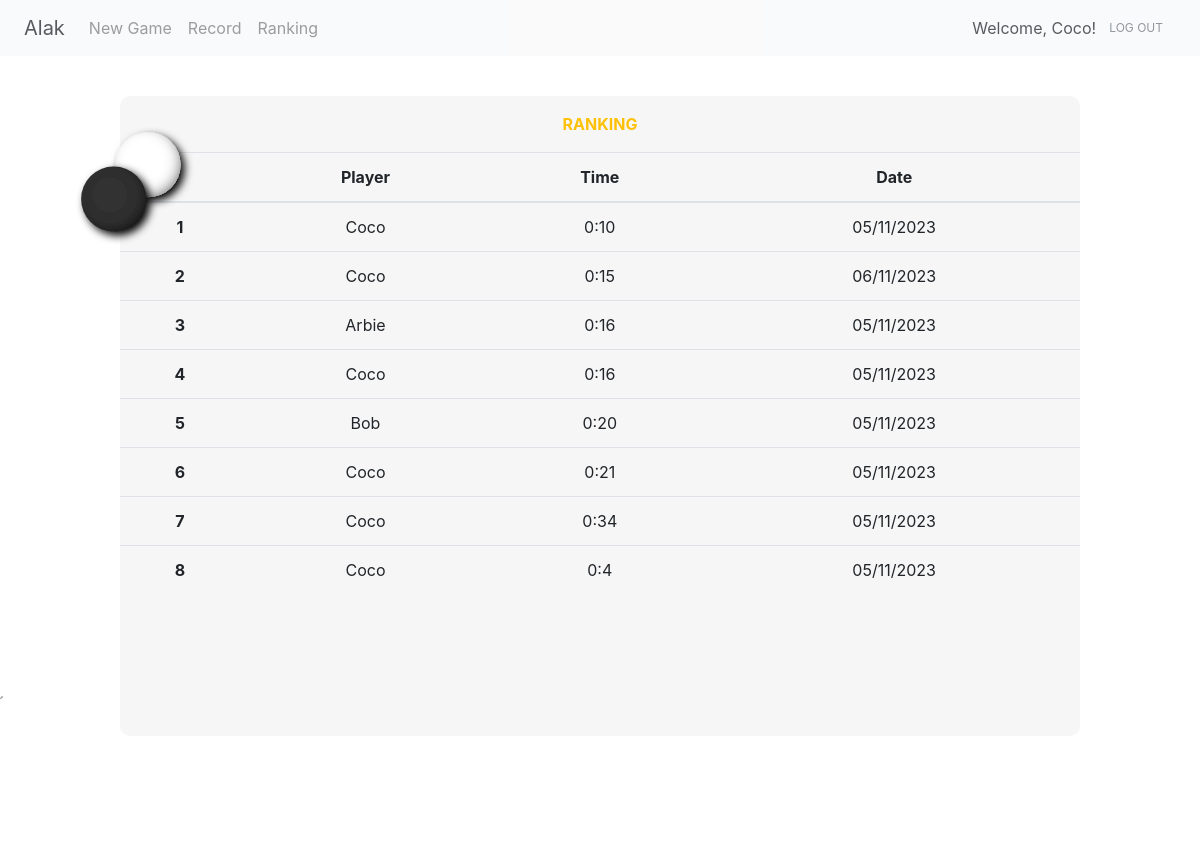
Page /ranking (signed in) on the committed database.
### project/models.py (models this page shows)
class User(UserMixin, db.Model):
    id = db.Column(db.Integer, primary_key=True) # primary keys are required by SQLAlchemy
    email = db.Column(db.String(100), unique=True)
    password = db.Column(db.String(100))
    name = db.Column(db.String(1000))

class Record(db.Model):
    __tablename__ = 'record'
    id = db.Column(db.Integer(), primary_key=True)
    user_id = db.Column(db.String(50))
    user_name = db.Column(db.String(50))
    time = db.Column(db.String(50))
    result = db.Column(db.String(50))
    date = db.Column(db.String(50))

### project/main.py (the view)
@main.route('/ranking')
def ranking():
    try:
        displayed_name = current_user.name
    except:
        displayed_name = "our guest"
    record = Record.query.filter_by(result="WIN").order_by(Record.time).limit(10).all()
    return render_template('ranking.html', result=record, name=displayed_name)

### project/__init__.py (called while the page is built)
def create_app():
    app = Flask(__name__)
    app.config['SECRET_KEY'] = 'secret-key-goes-here'
    app.config['SQLALCHEMY_DATABASE_URI'] = 'sqlite:///db.sqlite'
    db.init_app(app)
    with app.app_context():
        db.create_all()
    login_manager = LoginManager()
    login_manager.login_view = 'auth.signin'
    login_manager.init_app(app)
    from .models import User
    @login_manager.user_loader
    def load_user(user_id):
        return User.query.get(int(user_id))
    from .auth import auth as auth_blueprint
    app.register_blueprint(auth_blueprint)
    from .main import main as main_blueprint
    app.register_blueprint(main_blueprint)
    return app

### project/templates/ranking.html (shortened to what this page needs)
{% extends 'base.html' %}
{% block content %}
    <svg id="svg" style="position: absolute; z-index: 1; top: 15%; left: 3%;" viewBox="-2.2 -2.2 7 7" xmlns="http://www.w3.org/2000/svg" width="200" height="120">
        <use href="#piece-white" x="2" y="0"/>
        <use href="#piece-black" x="0" y="2"/>
    </svg>
    <div style="position: relative; top: 5%; overflow-x: auto;" class="square rounded-9 big-square text-center">
        <p class="text-warning text-uppercase font-weight-bold pt-3">RANKING</p>
        <table class="table">
          <thead>
            <tr>
              <th scope="col"></th>
              <th scope="col">Player</th>
              <th scope="col">Time</th>
              <th scope="col">Date</th>
            </tr>
          </thead>
          <tbody style="overflow: auto; height: 100px;">
            {% for i in range(result | length) %}
            <tr>
              <th scope="row">{{ i + 1}}</th>
              <td> {{ result[i].user_name }} </td>
              <td> {{ result[i].time }} </td>
              <td> {{ result[i].date }} </td>
            </tr>
            {% endfor %}
          </tbody>
        </table>
    </div>
{% endblock %}

### project/templates/base.html (shortened to what this page needs)
<!doctype html>
<html lang="en" style="height: 100%;">
  <head>
    <link rel="stylesheet" href="https://stackpath.bootstrapcdn.com/bootstrap/4.3.1/css/bootstrap.min.css">
    <link rel="stylesheet" href="{{ url_for('static', filename= 'css/style.css') }}">
  </head>
  <body style="background-image: url('static/background.jpg'); background-size: cover; height: 100%;">
    <nav class="navbar navbar-expand-md navbar-light bg-light" style="opacity: 0.75;">
      <a class="navbar-brand ml-sm-2">Alak</a>
      <div class="collapse navbar-collapse" id="navbarNavAltMarkup">
        <div class="navbar-nav">
          {% if current_user.is_authenticated %}
            <a class="nav-item nav-link" href="{{ url_for('main.game')}}">New Game</a>
            <a class="nav-item nav-link" href="{{ url_for('main.record')}}">Record</a>
          {% endif %}
          <a class="nav-item nav-link" href="{{ url_for('main.ranking')}}">Ranking</a>
        </div>
      </div>
      {% if current_user.is_authenticated %}
        <a class="btn-outline-warning">Welcome, {{ name }}!</a>
        <a class="btn text-secondary mr-sm-2" style="font-size: 12px;" href="{{ url_for('auth.logout') }}" >LOG OUT</a>
      {% endif %}
    </nav>
    {% block content %} {% endblock %}
  </body>
</html>

### project/static/css/style.css (style rules this page uses)
.big-square { background-color: rgba(245, 245, 245, .85); height: 80%; width: 80%; margin-left: auto; margin-right: auto; display: block; border-radius: 10px; }

### rows in the picture
User: name "Coco"
Record: user_name "Coco", time "0:10", date "05/11/2023"
Record: user_name "Coco", time "0:15", date "06/11/2023"
Record: user_name "Arbie", time "0:16", date "05/11/2023"
Record: user_name "Coco", time "0:16", date "05/11/2023"
Record: user_name "Bob", time "0:20", date "05/11/2023"
Record: user_name "Coco", time "0:21", date "05/11/2023"
Record: user_name "Coco", time "0:34", date "05/11/2023"
Record: user_name "Coco", time "0:4", date "05/11/2023"

### other values in the picture
{{ i + 1 }} "1" "2" "3" "4" "5" "6" "7" "8"
